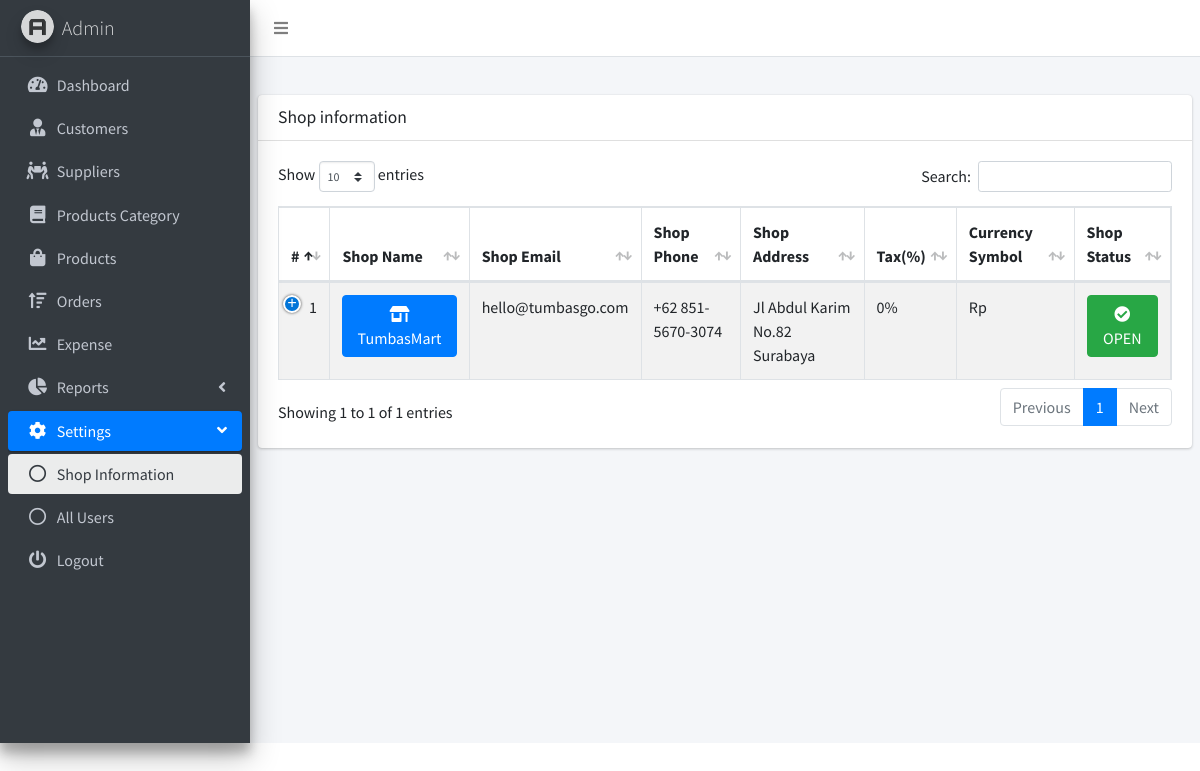
/shop_information.php (signed in), run on the app's committed database.
### tables this page shows
CREATE TABLE `shop` (
  `shop_id` int(11) NOT NULL,
  `shop_name` varchar(255) NOT NULL,
  `shop_contact` varchar(255) NOT NULL,
  `shop_email` varchar(255) NOT NULL,
  `shop_address` varchar(255) NOT NULL,
  `tax` varchar(11) NOT NULL,
  `currency_symbol` varchar(20) NOT NULL,
  `shop_status` varchar(255) NOT NULL
);

### shop_information.php (the view, shortened to what this page needs)
<!DOCTYPE html>
<html lang="en">
<head>
    <link rel="stylesheet" href="dist/css/preloader.css">
    <link rel="stylesheet" href="plugins/fontawesome-free/css/all.min.css">
    <link rel="stylesheet" href="https://code.ionicframework.com/ionicons/2.0.1/css/ionicons.min.css">
    <link rel="stylesheet" href="plugins/datatables-bs4/css/dataTables.bootstrap4.min.css">
    <link rel="stylesheet" href="plugins/datatables-responsive/css/responsive.bootstrap4.min.css">
    <link rel="stylesheet" href="dist/css/adminlte.min.css">
</head>
<body class="hold-transition sidebar-mini">
<div class="wrapper">
    <nav class="main-header navbar navbar-expand navbar-white navbar-light">
        <ul class="navbar-nav">
            <li class="nav-item">
                <a class="nav-link" data-widget="pushmenu" href="#" role="button"><i class="fas fa-bars"></i></a>
            </li>
        </ul>
    </nav>
    <aside class="main-sidebar sidebar-dark-primary elevation-4">
        <a href="#" class="brand-link">
            <img src="dist/img/AdminLTELogo.png"
                 alt="AdminLTE Logo"
                 class="brand-image img-circle elevation-3"
                 style="opacity: .8">
            <span class="brand-text font-weight-light">Admin</span>
        </a>
        <div class="sidebar">
            <nav class="mt-2">
                <ul class="nav nav-pills nav-sidebar flex-column" data-widget="treeview" role="menu"
                    data-accordion="false">
                    <li class="nav-item">
                        <a href="dashboard.php" class="nav-link">
                            <i class="nav-icon fas fa-tachometer-alt"></i>
                            <p>
                                Dashboard
                            </p>
                        </a>
                    </li>
                    <li class="nav-item">
                        <a href="customers.php" class="nav-link">
                            <i class="nav-icon fas fa-user-tie"></i>
                            <p>
                                Customers
                            </p>
                        </a>
                    </li>
                    <li class="nav-item">
                        <a href="suppliers.php" class="nav-link">
                            <i class="nav-icon fas fa-people-carry"></i>
                            <p>
                                Suppliers
                            </p>
                        </a>
                    </li>
                    <li class="nav-item">
                        <a href="category.php" class="nav-link">
                            <i class="nav-icon fas fa-book"></i>
                            <p>
                                Products Category
                            </p>
                        </a>
                    </li>
                    <li class="nav-item">
                        <a href="products.php" class="nav-link">
                            <i class="nav-icon fas fa-shopping-bag"></i>
                            <p>
                                Products
                            </p>
                        </a>
                    </li>
                    <li class="nav-item">
                        <a href="orders.php" class="nav-link">
                            <i class="nav-icon fas fa-sort-amount-up"></i>
                            <p>
                                Orders
                            </p>
                        </a>
                    </li>
                    <li class="nav-item">
                        <a href="expense.php" class="nav-link">
                            <i class="nav-icon fas fa-chart-line"></i>
                            <p>
                                Expense
                            </p>
                        </a>
                    </li>
                    <li class="nav-item">
                        <a href="#" class="nav-link">
                            <i class="nav-icon fas fa-chart-pie"></i>
                            <p>
                                Reports
                                <i class="right fas fa-angle-left"></i>
                            </p>
                        </a>
                    </li>
                    <li class="nav-item has-treeview menu-open">
                        <a href="products.php" class="nav-link active">
                            <i class="nav-icon fas fa-cog"></i>
                            <p>
                                Settings
                                <i class="right fas fa-angle-left"></i>
                            </p>
                        </a>
                        <ul class="nav nav-treeview">
                            <li class="nav-item">
                                <a href="shop_information.php" class="nav-link active">
                                    <i class="far fa-circle nav-icon"></i>
                                    <p>Shop Information</p>
                                </a>
                            </li>
                            <li class="nav-item">
                                <a href="all_users.php" class="nav-link">
                                    <i class="far fa-circle nav-icon"></i>
                                    <p>All Users</p>
                                </a>
                            </li>
                        </ul>
                    </li>
                    <li class="nav-item">
                        <a href="logout.php" class="nav-link">
                            <i class="nav-icon fas fa-power-off"></i>
                            <p>
                                Logout
                            </p>
                        </a>
                    </li>
                </ul>
            </nav>
        </div>
    </aside>
    <div class="content-wrapper">
        <section class="content-header">
        </section>
        <section class="content">
            <div class="row">
                <div class="col-12">
                    <div class="card">
                        <div class="card-header">
                            <h3 class="card-title">Shop information</h3>
                        </div>
                        <div class="card-body">
                            <table id="example1" class="table table-bordered table-striped">
                                <thead>
                                <tr>
                                    <th>#</th>
                                    <th>Shop Name</th>
                                    <th>Shop Email</th>
                                    <th>Shop Phone</th>
                                    <th>Shop Address</th>
                                    <th>Tax(%)</th>
                                    <th>Currency Symbol</th>
                                    <th>Shop Status</th>
                                </tr>
                                </thead>
                                <tbody>
                                <?php
                                include('db_connect.php');
                                $sql = "SELECT * FROM shop";
                                $result = mysqli_query($con, $sql);
                                $i = 1;
                                while ($row = mysqli_fetch_array($result)) {
                                    echo "<tr>";
                                    echo "<td>" . $i . "</td>";
                                    echo "<td><button class='btn btn-primary'/> <i class='fas fa-store-alt'></i> " . $row['shop_name'] . " ";
                                    echo "<td>" . $row['shop_email'] . "</td>";
                                    echo "<td>" . $row['shop_contact'] . "</td>";
                                    echo "<td>" . $row['shop_address'] . "</td>";
                                    echo "<td>" . $row['tax'] . "%</td>";
                                    echo "<td>" . $row['currency_symbol'] . "</td>";
                                    if ($row['shop_status'] == 'OPEN') {
                                        echo "<td><button class='btn btn-success'/> <i class='fas fa-check-circle'></i> OPEN ";
                                    } else {
                                        echo "<td><button class='btn btn-danger'/> <i class='fas fa-times-circle'></i> CLOSED ";
                                    }
                                    $i++;
                                    echo "</tr> ";
                                }
                                echo " </tbody>";
                                echo " </table>";
                                ?>
                        </div>
                    </div>
                </div>
            </div>
        </section>
    </div>
</div>
</body>
</html>

### data on the page
shop: shop_name "TumbasMart", shop_email "hello@tumbasgo.com", shop_contact "+62 851-5670-3074", shop_address "Jl Abdul Karim No.82 Surabaya", tax "0", currency_symbol "Rp", shop_status "OPEN" (drawn)
